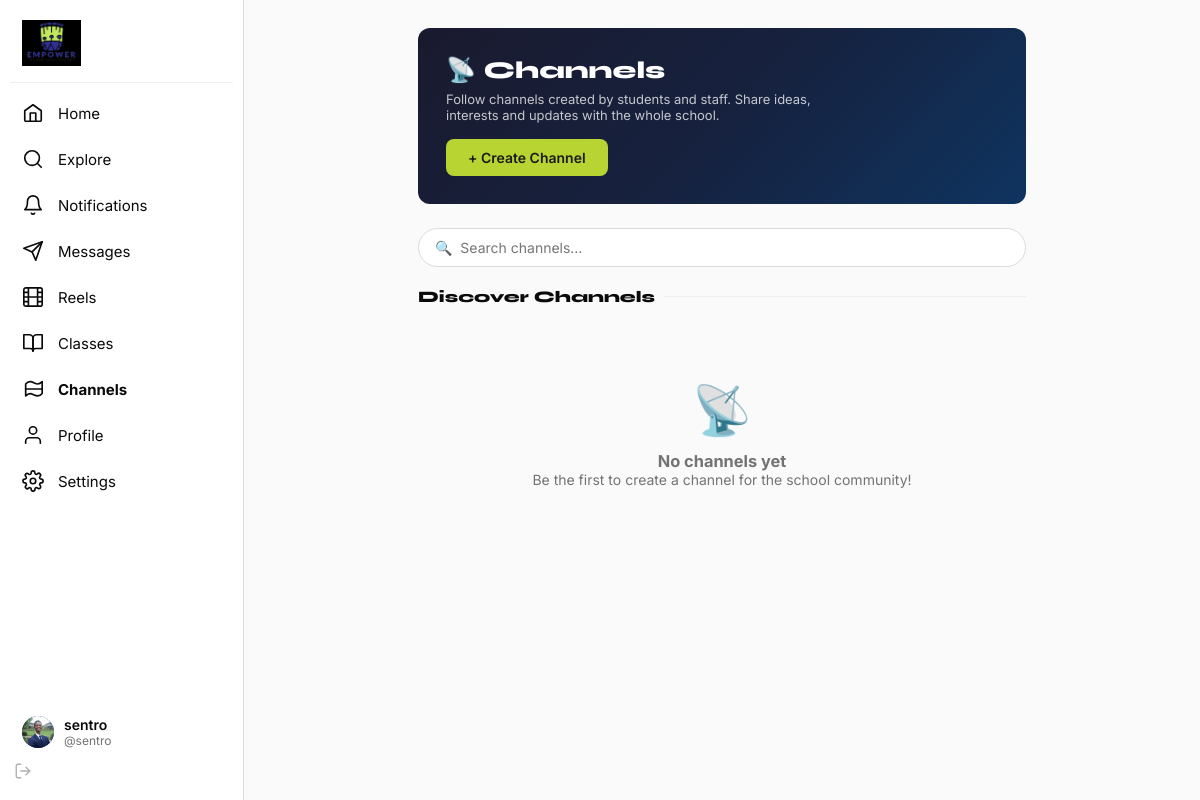
Screenshot of /channels (signed in) with the database file from the repository.
### tables this page shows
CREATE TABLE users (
        id          INTEGER PRIMARY KEY AUTOINCREMENT,
        username    TEXT    UNIQUE NOT NULL COLLATE NOCASE,
        password    TEXT    NOT NULL,
        name        TEXT    NOT NULL,
        role        TEXT    NOT NULL DEFAULT 'student',
        bio         TEXT    DEFAULT '',
        avatar      TEXT    DEFAULT '',
        anon_name   TEXT,
        created_at  TEXT    NOT NULL
    , year_group TEXT DEFAULT '');

### app.py (the view)
@app.route("/channels")
@login_required
def channels():
    user = current_user()
    uid  = user["id"]
    my_channels = query(
        """SELECT ch.*, u.username as creator_name,
                  (SELECT COUNT(*) FROM channel_follows WHERE channel_id=ch.id) as follower_count,
                  (SELECT COUNT(*) FROM channel_posts WHERE channel_id=ch.id) as post_count
           FROM channels ch
           JOIN channel_follows cf ON cf.channel_id=ch.id
           JOIN users u ON ch.creator_id=u.id
           WHERE cf.user_id=?
           ORDER BY ch.name""", (uid,)
    )
    my_created = query(
        """SELECT ch.*, u.username as creator_name,
                  (SELECT COUNT(*) FROM channel_follows WHERE channel_id=ch.id) as follower_count,
                  (SELECT COUNT(*) FROM channel_posts WHERE channel_id=ch.id) as post_count
           FROM channels ch JOIN users u ON ch.creator_id=u.id
           WHERE ch.creator_id=?
           ORDER BY ch.name""", (uid,)
    )
    all_channels = query(
        """SELECT ch.*, u.username as creator_name,
                  (SELECT COUNT(*) FROM channel_follows WHERE channel_id=ch.id) as follower_count,
                  (SELECT COUNT(*) FROM channel_posts WHERE channel_id=ch.id) as post_count,
                  EXISTS(SELECT 1 FROM channel_follows WHERE channel_id=ch.id AND user_id=?) as is_following
           FROM channels ch JOIN users u ON ch.creator_id=u.id
           ORDER BY follower_count DESC, ch.created_at DESC""", (uid,)
    )
    return render_template("channels.html", my_channels=my_channels,
                           my_created=my_created, all_channels=all_channels)

### app.py (called while the page is built)
def get_db():
    if "db" not in g:
        g.db = sqlite3.connect(str(DB_PATH), detect_types=sqlite3.PARSE_DECLTYPES)
        g.db.row_factory = sqlite3.Row
        g.db.execute("PRAGMA journal_mode=WAL")
        g.db.execute("PRAGMA foreign_keys=ON")
    return g.db

def query(sql, args=(), one=False):
    db  = get_db()
    cur = db.execute(sql, args)
    rv  = cur.fetchall()
    return (rv[0] if rv else None) if one else rv

def login_required(f):
    @wraps(f)
    def wrapped(*args, **kwargs):
        if "user_id" not in session:
            return redirect(url_for("login", next=request.path))
        return f(*args, **kwargs)
    return wrapped

def current_user():
    uid = session.get("user_id")
    if not uid:
        return None
    return query("SELECT * FROM users WHERE id=?", (uid,), one=True)

def unread_notif_count(user_id: int) -> int:
    r = query("SELECT COUNT(*) as c FROM notifications WHERE user_id=? AND is_read=0", (user_id,), one=True)
    return r["c"] if r else 0

def unread_msg_count(user_id: int) -> int:
    r = query(
        """SELECT COUNT(*) as c FROM messages m
           JOIN conversations c ON m.conversation_id=c.id
           WHERE (c.user_a=? OR c.user_b=?) AND m.sender_id!=? AND m.is_read=0""",
        (user_id, user_id, user_id), one=True
    )
    return r["c"] if r else 0

@app.context_processor
def inject_globals():
    user = current_user()
    nc   = unread_notif_count(user["id"]) if user else 0
    mc   = unread_msg_count(user["id"])   if user else 0
    return dict(
        cu=user, notif_count=nc, msg_count=mc,
        _fmt=_fmt_time, _rel=_relative_time,
        ROLE_LABELS={"student":"Student","teacher":"Teacher","senator":"Senator",
                     "admin":"Admin","super_admin":"Super Admin"},
        RECIPIENT_LABELS=RECIPIENT_LABELS,
    )

### templates/channels.html (shortened to what this page needs)
{% extends "base.html" %}
{% block content %}
<div class="channels-hero">
  <div>
    <h1>📡 Channels</h1>
    <p>Follow channels created by students and staff. Share ideas, interests and updates with the whole school.</p>
  </div>
  <button class="btn btn-lime" style="font-size:14px;padding:10px 22px"
          onclick="document.getElementById('createChannelModal').classList.add('open')">
    + Create Channel
  </button>
</div>
<input type="text" class="channel-search" placeholder="🔍  Search channels…" id="channelSearch"
       oninput="filterChannels(this.value)">
<div class="section-title">Discover Channels</div>
{% if all_channels %}
<div class="channel-grid" id="allGrid">
  {% for ch in all_channels %}
  {% set colors = ['#2e3192','#0e9f6e','#e3a008','#e02424','#7e3af2','#0694a2'] %}
  {% set color = colors[ch.id % colors|length] %}
  <div class="channel-card" data-name="{{ ch.name|lower }} {{ ch.description|lower }}">
    <div class="channel-accent" style="background:{{ color }}"></div>
    <a href="{{ url_for('channel_detail', cid=ch.id) }}" style="text-decoration:none">
      <div class="channel-name"><span class="hash" style="color:{{ color }}">#</span>{{ ch.name }}</div>
    </a>
    {% if ch.description %}<div class="channel-desc">{{ ch.description }}</div>{% endif %}
    <div class="channel-stats">
      <span>👥 {{ ch.follower_count }} followers</span>
      <span>📝 {{ ch.post_count }} posts</span>
      <span>by @{{ ch.creator_name }}</span>
    </div>
    <div class="channel-actions">
      <a href="{{ url_for('channel_detail', cid=ch.id) }}" class="btn btn-outline btn-sm">View</a>
      <button class="follow-btn {% if ch.is_following %}following{% endif %}"
              onclick="toggleFollow({{ ch.id }}, this)">
        {% if ch.is_following %}Following{% else %}Follow{% endif %}
      </button>
    </div>
  </div>
  {% endfor %}
</div>
{% else %}
<div style="text-align:center;padding:60px 20px;color:var(--ink2)">
  <div style="font-size:48px;margin-bottom:12px">📡</div>
  <h3>No channels yet</h3>
  <p>Be the first to create a channel for the school community!</p>
</div>
{% endif %}
{% endblock %}

### templates/base.html (shortened to what this page needs)
<!DOCTYPE html>
<html lang="en">
<head>
</head>
<body>
{% if cu %}
<nav class="sidebar">
  <div class="sidebar-brand">
    <img src="{{ url_for('static', filename='img/eia-logo.png') }}" alt="Empower International Academy">
  </div>
  <a href="{{ url_for('feed') }}" class="nav-link {% if request.endpoint=='feed' %}active{% endif %}">
    <svg class="ic" width="22" height="22"><use href="#ic-home"/></svg> Home
  </a>
  <a href="{{ url_for('people') }}" class="nav-link {% if request.endpoint=='people' %}active{% endif %}">
    <svg class="ic" width="22" height="22"><use href="#ic-search"/></svg> Explore
  </a>
  <a href="{{ url_for('notifications') }}" class="nav-link {% if request.endpoint=='notifications' %}active{% endif %}">
    <svg class="ic" width="22" height="22"><use href="#ic-bell"/></svg> Notifications
  </a>
  <a href="{{ url_for('messages') }}" class="nav-link {% if request.endpoint in ('messages','conversation') %}active{% endif %}">
    <svg class="ic" width="22" height="22"><use href="#ic-send"/></svg> Messages
  </a>
  <a href="{{ url_for('reels') }}" class="nav-link {% if request.endpoint=='reels' %}active{% endif %}">
    <svg class="ic" width="22" height="22"><use href="#ic-reel"/></svg> Reels
  </a>
  <a href="{{ url_for('classes') }}" class="nav-link {% if request.endpoint in ('classes','class_detail') %}active{% endif %}">
    <svg class="ic" width="22" height="22"><use href="#ic-class"/></svg> Classes
  </a>
  <a href="{{ url_for('channels') }}" class="nav-link {% if request.endpoint in ('channels','channel_detail') %}active{% endif %}">
    <svg class="ic" width="22" height="22"><use href="#ic-channel"/></svg> Channels
  </a>
  <a href="{{ url_for('profile', username=cu.username) }}" class="nav-link {% if request.endpoint=='profile' %}active{% endif %}">
    <svg class="ic" width="22" height="22"><use href="#ic-user"/></svg> Profile
  </a>
  <a href="{{ url_for('settings') }}" class="nav-link {% if request.endpoint=='settings' %}active{% endif %}">
    <svg class="ic" width="22" height="22"><use href="#ic-settings"/></svg> Settings
  </a>
  <div class="nav-spacer"></div>
  <a href="{{ url_for('profile', username=cu.username) }}" class="user-pill" style="text-decoration:none">
    <div class="av av-sm">
      {% if cu.avatar %}<img src="{{ url_for('serve_media', filename=cu.avatar) }}" alt="">
      {% else %}{{ cu.username[0].upper() }}{% endif %}
    </div>
    <div style="flex:1;min-width:0">
      <div class="user-pill-name">{{ cu.username }}</div>
      <div class="user-pill-handle">@{{ cu.username }}</div>
    </div>
    <a href="{{ url_for('logout') }}" onclick="event.stopPropagation()"
       style="color:var(--ink3);display:flex;align-items:center;padding:4px;border-radius:6px;transition:color .12s"
       title="Log out">
      <svg class="ic" width="18" height="18"><use href="#ic-logout"/></svg>
    </a>
  </a>
</nav>
{% endif %}
<div class="main-wrap">
  <div class="page-center {% block page_class %}{% endblock %}">
    {% block content %}{% endblock %}
  </div>
</div>
</body>
</html>

### templates/base.html (style rules this page uses)
:root { --navy: #2e3192; --navy-d: #1e2070; --navy-l: #3d42b8; --lime: #b8d432; --lime-d: #96b020; --lime-l: #d4eb5a; --bg: #fafafa; --white: #ffffff; --border: #dbdbdb; --border-l:#efefef; --ink: #0a0a0a; --ink2: #737373; --ink3: #b0b0b0; --red: #ed4956; --blue-l: #eef0ff; --nav-w: 244px; --r: 12px; --r-sm: 8px; --shadow: 0 4px 20px rgba(0,0,0,.1); --font: 'Inter',sans-serif; --font-h: 'Syne',sans-serif; }
*,*::before,*::after { box-sizing:border-box;margin:0;padding:0 }
html { scroll-behavior:smooth }
body { font-family:var(--font);background:var(--bg);color:var(--ink);min-height:100vh;display:flex;-webkit-font-smoothing:antialiased;font-size:14px }
a { color:inherit;text-decoration:none }
input,textarea,select,button { font-family:inherit }
svg.ic { display:inline-block;vertical-align:middle;flex-shrink:0 }
.sidebar { width:var(--nav-w);flex-shrink:0;position:fixed;top:0;left:0;bottom:0;background:var(--white);border-right:1px solid var(--border);display:flex;flex-direction:column;padding:0 10px 16px;z-index:100;overflow-y:auto }
.sidebar-brand { padding:20px 12px 16px;border-bottom:1px solid var(--border-l);margin-bottom:8px }
.sidebar-brand img { height:46px;width:auto;display:block }
.nav-link { display:flex;align-items:center;gap:14px;padding:11px 12px;border-radius:var(--r-sm);font-size:15px;font-weight:400;color:var(--ink);transition:background .12s;margin-bottom:2px;cursor:pointer }
.nav-link.active { font-weight:700 }
.nav-spacer { flex:1 }
.user-pill { display:flex;align-items:center;gap:10px;padding:10px 12px;border-radius:var(--r-sm);cursor:pointer;transition:background .12s }
.user-pill-name { font-size:14px;font-weight:600;overflow:hidden;text-overflow:ellipsis;white-space:nowrap }
.user-pill-handle { font-size:12px;color:var(--ink2) }
.av { border-radius:50%;overflow:hidden;display:flex;align-items:center;justify-content:center;font-weight:700;flex-shrink:0;background:var(--navy);color:#fff;user-select:none }
.av img { width:100%;height:100%;object-fit:cover;display:block }
.av-sm { width:32px;height:32px;font-size:12px }
.main-wrap { margin-left:var(--nav-w);flex:1;min-width:0 }
.page-center { max-width:640px;margin:0 auto;padding:28px 16px 100px }
.btn { display:inline-flex;align-items:center;justify-content:center;gap:6px;padding:8px 18px;border-radius:var(--r-sm);border:none;font-size:13px;font-weight:600;cursor:pointer;transition:all .14s;white-space:nowrap;text-decoration:none }
.btn-lime { background:var(--lime);color:#1a1a1a }

### templates/channels.html (style rules this page uses)
.channels-hero { background: linear-gradient(135deg, #1a1a2e 0%, #16213e 50%, #0f3460 100%); border-radius: var(--r); padding: 28px; color: #fff; margin-bottom: 24px; display: flex; align-items: center; justify-content: space-between; gap: 16px; flex-wrap: wrap; }
.channels-hero h1 { font-family: var(--font-h); font-size: 24px; font-weight: 800; margin-bottom: 6px; }
.channels-hero p { font-size: 13px; opacity: .75; max-width: 400px; }
.section-title { font-family: var(--font-h); font-size: 16px; font-weight: 800; color: var(--ink); margin-bottom: 14px; display: flex; align-items: center; gap: 8px; }
.section-title::after { content: ''; flex: 1; height: 1px; background: var(--border-l); }
.channel-search { width: 100%; padding: 10px 16px; border: 1.5px solid var(--border); border-radius: 30px; font-size: 14px; background: var(--white); color: var(--ink); outline: none; margin-bottom: 20px; transition: border .15s; }

### rows the page displays
users: avatar (picture), username "sentro"
